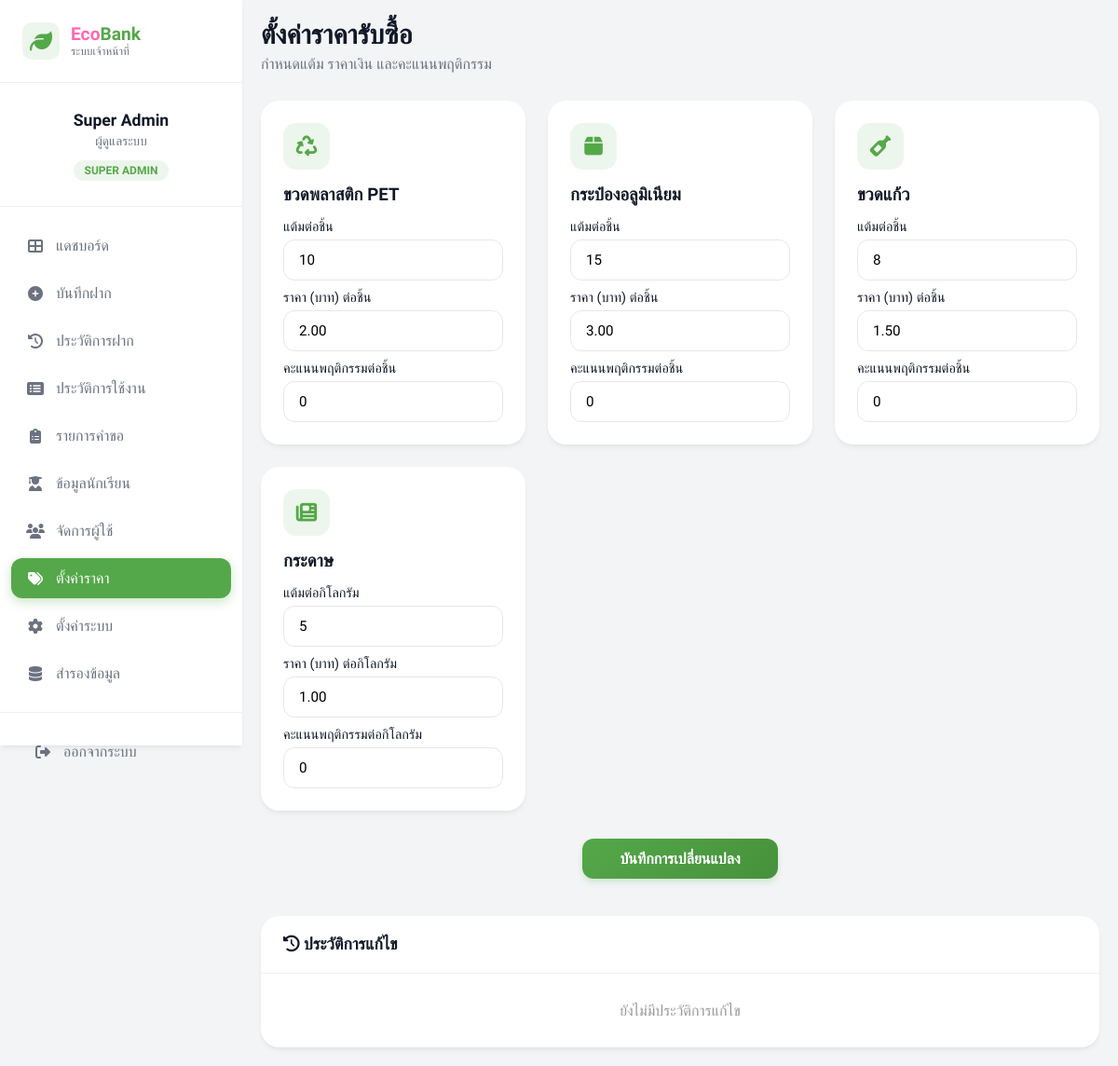
The page /superadmin/pricing.php (signed in) on the database its author committed.
### tables this page shows
CREATE TABLE `waste_types` (
  `id` int(11) NOT NULL,
  `code` varchar(50) NOT NULL,
  `name` varchar(100) NOT NULL,
  `price` decimal(10,2) DEFAULT 0.00,
  `points` int(11) DEFAULT 0,
  `unit` varchar(20) DEFAULT 'ชิ้น'
);

### superadmin/pricing.php (the view, shortened to what this page needs)
<?php
$pdo = Database::connect();
$pdo->setAttribute(PDO::ATTR_ERRMODE, PDO::ERRMODE_EXCEPTION);
$pdo->setAttribute(PDO::ATTR_DEFAULT_FETCH_MODE, PDO::FETCH_ASSOC);
$pdo->exec("CREATE TABLE IF NOT EXISTS waste_types (
    id INT AUTO_INCREMENT PRIMARY KEY,
    code VARCHAR(50) UNIQUE NOT NULL,
    name VARCHAR(100) NOT NULL,
    price DECIMAL(10, 2) DEFAULT 0.00,
    points INT DEFAULT 0,
    behavior_points INT DEFAULT 0,
    unit VARCHAR(20) DEFAULT 'ชิ้น'
)");
$pdo->exec("CREATE TABLE IF NOT EXISTS price_logs (
    id INT AUTO_INCREMENT PRIMARY KEY,
    waste_code VARCHAR(50) NOT NULL,
    old_price DECIMAL(10, 2),
    new_price DECIMAL(10, 2),
    old_points INT,
    new_points INT,
    old_behavior INT DEFAULT 0,
    new_behavior INT DEFAULT 0,
    updated_by INT,
    updated_at TIMESTAMP DEFAULT CURRENT_TIMESTAMP
)");
$columnsToCheck = [
    'waste_types' => [
        'behavior_points' => "INT DEFAULT 0"
    ],
    'price_logs' => [
        'old_behavior' => "INT DEFAULT 0",
        'new_behavior' => "INT DEFAULT 0"
    ]
];
foreach ($columnsToCheck as $table => $columns) {
    $existing = $pdo->query("SHOW COLUMNS FROM `$table`")->fetchAll(PDO::FETCH_COLUMN);
    foreach ($columns as $column => $definition) {
        if (!in_array($column, $existing, true)) {
            $pdo->exec("ALTER TABLE `$table` ADD COLUMN `$column` $definition");
        }
    }
}
$stmt = $pdo->query("SELECT * FROM waste_types ORDER BY id ASC");
$waste_types = $stmt->fetchAll();
$log_sql = "SELECT l.*, u.first_name, u.last_name, w.name as waste_name
            FROM price_logs l
            LEFT JOIN users u ON l.updated_by = u.id
            LEFT JOIN waste_types w ON l.waste_code COLLATE utf8mb4_general_ci = w.code COLLATE utf8mb4_general_ci
            ORDER BY l.updated_at DESC LIMIT 20";
$logs = $pdo->query($log_sql)->fetchAll();
function getIcon($code) {
    $icons = [
        'pet' => 'fa-recycle',
        'plastic' => 'fa-bottle-water',
        'glass' => 'fa-wine-bottle',
        'can' => 'fa-box',
        'paper' => 'fa-newspaper'
    ];
    return $icons[$code] ?? 'fa-trash';
}
function h($str) { return htmlspecialchars($str ?? '', ENT_QUOTES, 'UTF-8'); }
?>
<!DOCTYPE html>
<html lang="th">
<head>
    <link rel="stylesheet" href="superadmincss/superadmin.css">
    <link rel="stylesheet" href="https://cdnjs.cloudflare.com/ajax/libs/font-awesome/6.4.0/css/all.min.css">
</head>
<body class="admin-body">
    <aside class="sidebar">
        <div class="sidebar-header">
            <div class="logo-icon"><i class="fas fa-leaf"></i></div>
            <div class="logo-text">
                <span class="txt-pink">Eco</span><span class="txt-green">Bank</span>
                <small>ระบบเจ้าหน้าที่</small>
            </div>
        </div>
        <div class="admin-profile">
            <p class="admin-name"><?php echo h(($_SESSION['first_name'] ?? '') . ' ' . ($_SESSION['last_name'] ?? '')); ?></p>
            <p class="admin-role">ผู้ดูแลระบบ</p>
            <span class="badge-admin">SUPER ADMIN</span>
        </div>
        <?php include 'includes/bottom_nav.php'; ?>
        <div class="sidebar-footer"><a href="../logout.php" class="menu-item text-muted"><i class="fas fa-sign-out-alt"></i> ออกจากระบบ</a></div>
    </aside>
    <main class="main-content">
        <header class="page-header">
            <h1>ตั้งค่าราคารับซื้อ</h1>
            <p class="subtitle">กำหนดแต้ม ราคาเงิน และคะแนนพฤติกรรม</p>
        </header>
        <form method="POST">
            <div class="stats-grid">
                <?php foreach ($waste_types as $type): ?>
                <div class="content-card" style="padding: 24px;">
                    <div class="icon-wrapper bg-green txt-green"><i class="fas <?php echo h(getIcon($type['code'])); ?>"></i></div>
                    <h3><?php echo h($type['name']); ?></h3>
                    <div style="margin-top: 15px;">
                        <label style="display:block; margin-bottom: 5px; font-size: 0.9rem;">แต้มต่อ<?php echo h($type['unit']); ?></label>
                        <input type="number" step="1" min="0" name="points[<?php echo h($type['code']); ?>]" class="search-box points-input" data-code="<?php echo h($type['code']); ?>" value="<?php echo h($type['points']); ?>" required>
                    </div>
                    <div style="margin-top: 10px;">
                        <label style="display:block; margin-bottom: 5px; font-size: 0.9rem;">ราคา (บาท) ต่อ<?php echo h($type['unit']); ?></label>
                        <input type="number" step="0.01" min="0" name="price[<?php echo h($type['code']); ?>]" class="search-box price-input" data-code="<?php echo h($type['code']); ?>" value="<?php echo h($type['price']); ?>" required>
                    </div>
                    <div style="margin-top: 10px;">
                        <label style="display:block; margin-bottom: 5px; font-size: 0.9rem;">คะแนนพฤติกรรมต่อ<?php echo h($type['unit']); ?></label>
                        <input type="number" step="1" min="0" name="behavior_points[<?php echo h($type['code']); ?>]" class="search-box behavior-input" data-code="<?php echo h($type['code']); ?>" value="<?php echo h($type['behavior_points'] ?? 0); ?>" required>
                    </div>
                </div>
                <?php endforeach; ?>
            </div>
            <div style="text-align: center; margin-top: 20px;">
                <button type="submit" class="btn-primary" style="padding: 12px 40px;">บันทึกการเปลี่ยนแปลง</button>
            </div>
        </form>
        <div class="content-card" style="margin-top: 40px;">
            <div class="card-header">
                <h3><i class="fas fa-history"></i> ประวัติการแก้ไข</h3>
            </div>
            <div class="list-group">
                <?php if (count($logs) > 0): ?>
                    <table class="history-table">
                        <thead>
                            <tr>
                                <th>วัน/เวลา</th>
                                <th>ประเภทขยะ</th>
                                <th>แต้ม</th>
                                <th>ราคา (บาท)</th>
                                <th>คะแนนพฤติกรรม</th>
                                <th>ผู้แก้ไข</th>
                            </tr>
                        </thead>
                        <tbody>
                            <?php foreach ($logs as $log): ?>
                            <tr>
                                <td style="color: #666; font-size: 0.85rem;"><?php echo h(thai_date($log['updated_at'])); ?></td>
                                <td style="font-weight: 600;"><?php echo h($log['waste_name'] ?? $log['waste_code']); ?></td>
                                <td><?php echo number_format((float)$log['old_points']); ?> ➝ <?php echo number_format((float)$log['new_points']); ?></td>
                                <td><?php echo number_format((float)$log['old_price'], 2); ?> ➝ <?php echo number_format((float)$log['new_price'], 2); ?></td>
                                <td><?php echo number_format((float)($log['old_behavior'] ?? 0)); ?> ➝ <?php echo number_format((float)($log['new_behavior'] ?? 0)); ?></td>
                                <td><?php echo h(trim(($log['first_name'] ?? '') . ' ' . ($log['last_name'] ?? ''))); ?></td>
                            </tr>
                            <?php endforeach; ?>
                        </tbody>
                    </table>
                <?php else: ?>
                    <div style="padding: 30px; text-align: center; color: #999;">ยังไม่มีประวัติการแก้ไข</div>
                <?php endif; ?>
            </div>
        </div>
    </main>
</body>
</html>

### superadmin/includes/bottom_nav.php
<?php $current_page = basename($_SERVER['PHP_SELF']); ?>
       <nav class="sidebar-menu">
           <a href="superadmin.php" class="menu-item <?php echo ($current_page == 'superadmin.php') ? 'active' : ''; ?>">
               <i class="fas fa-th-large"></i> แดชบอร์ด
           </a>
           <a href="deposit.php" class="menu-item <?php echo ($current_page == 'deposit.php') ? 'active' : ''; ?>">
               <i class="fas fa-plus-circle"></i> บันทึกฝาก
           </a>
           <a href="history.php" class="menu-item <?php echo ($current_page == 'history.php') ? 'active' : ''; ?>">
               <i class="fas fa-history"></i> ประวัติการฝาก
           </a>
           <a href="logs.php" class="menu-item <?php echo ($current_page == 'logs.php') ? 'active' : ''; ?>">
               <i class="fas fa-list-alt"></i> ประวัติการใช้งาน
           </a>
           <a href="requests.php" class="menu-item <?php echo ($current_page == 'requests.php') ? 'active' : ''; ?>">
               <i class="fas fa-clipboard-list"></i> รายการคำขอ
           </a>
           <a href="students.php" class="menu-item <?php echo ($current_page == 'students.php') ? 'active' : ''; ?>">
               <i class="fas fa-user-graduate"></i> ข้อมูลนักเรียน
           </a>
           <a href="users.php" class="menu-item <?php echo ($current_page == 'users.php') ? 'active' : ''; ?>">
               <i class="fas fa-users"></i> จัดการผู้ใช้
           </a>
           <a href="pricing.php" class="menu-item <?php echo ($current_page == 'pricing.php') ? 'active' : ''; ?>">
               <i class="fas fa-tags"></i> ตั้งค่าราคา
           </a>
            <a href="settings.php" class="menu-item <?php echo ($current_page == 'settings.php') ? 'active' : ''; ?>">
               <i class="fas fa-cog"></i> ตั้งค่าระบบ
           </a>
           <a href="backup.php" class="menu-item <?php echo ($current_page == 'backup.php') ? 'active' : ''; ?>">
               <i class="fas fa-database"></i> สำรองข้อมูล
           </a>
       </nav>

### superadmin/superadmincss/superadmin.css (style rules this page uses)
:root { --green: #54a849; --pink: #FF69B4; --dark: #111827; --gray: #6b7280; --bg-light: #f3f4f6; --white: #ffffff; --shadow: 0 4px 6px -1px rgba(0, 0, 0, 0.05), 0 2px 4px -1px rgba(0, 0, 0, 0.03); --transition: all 0.3s ease; }
* { margin: 0; padding: 0; box-sizing: border-box; font-family: 'Sarabun', sans-serif; }
body.admin-body { background-color: var(--bg-light); color: var(--dark); display: flex; min-height: 100vh; }
.sidebar { width: 260px; background: var(--white); height: 100vh; position: fixed; left: 0; top: 0; box-shadow: var(--shadow); display: flex; flex-direction: column; z-index: 100; transition: width 0.3s ease; }
.sidebar-header { padding: 24px; display: flex; align-items: center; gap: 12px; border-bottom: 1px solid #f0f0f0; }
.logo-icon { font-size: 24px; color: var(--green); background: rgba(84, 168, 73, 0.1); width: 40px; height: 40px; border-radius: 10px; display: flex; align-items: center; justify-content: center; }
.logo-text { font-size: 1.2rem; font-weight: 800; line-height: 1.2; }
.logo-text small { display: block; font-size: 0.75rem; color: var(--gray); font-weight: 500; }
.admin-profile { padding: 30px 24px; text-align: center; border-bottom: 1px solid #f0f0f0; }
.admin-name { font-weight: 700; font-size: 1.1rem; margin-bottom: 4px; }
.admin-role { font-size: 0.85rem; color: var(--gray); margin-bottom: 12px; }
.badge-admin { background: rgba(84, 168, 73, 0.1); color: var(--green); padding: 4px 12px; border-radius: 20px; font-size: 0.75rem; font-weight: 600; }
.sidebar-menu { padding: 20px 12px; flex: 1; display: flex; flex-direction: column; gap: 8px; }
.menu-item { display: flex; align-items: center; gap: 12px; padding: 12px 16px; color: var(--gray); text-decoration: none; transition: var(--transition); font-weight: 500; border-radius: 12px; }
.menu-item:hover, .menu-item.active { background: var(--green); color: var(--white); box-shadow: 0 4px 12px rgba(84, 168, 73, 0.3); }
.menu-item i { width: 20px; text-align: center; }
.sidebar-footer { padding: 20px; border-top: 1px solid #f0f0f0; }
.main-content { margin-left: 260px; flex: 1; padding: 20px; transition: margin-left 0.3s ease; }
.page-header { margin-bottom: 30px; }
.page-header h1 { font-size: 1.8rem; font-weight: 700; color: var(--dark); }
.subtitle { color: var(--gray); margin-top: 4px; }
.stats-grid { display: grid; grid-template-columns: repeat(auto-fit, minmax(240px, 1fr)); gap: 24px; margin-bottom: 30px; }
.icon-wrapper { width: 50px; height: 50px; border-radius: 14px; display: flex; align-items: center; justify-content: center; font-size: 1.4rem; margin-bottom: 16px; }
.content-card { background: var(--white); border-radius: 20px; box-shadow: var(--shadow); overflow: hidden; }
.card-header { padding: 20px 24px; border-bottom: 1px solid #f0f0f0; display: flex; justify-content: space-between; align-items: center; }
.card-header h3 { font-size: 1.1rem; font-weight: 700; }
.list-group { padding: 0; }
.txt-green { color: var(--green); }
.txt-pink { color: var(--pink); }
.bg-green { background: rgba(84, 168, 73, 0.1); }
.search-box { width: 100%; padding: 12px 16px; border: 1px solid #e5e7eb; border-radius: 12px; outline: none; transition: var(--transition); font-size: 0.95rem; background: #fff; }
.btn-primary { background: linear-gradient(135deg, var(--green), #46913c); color: white; border: none; padding: 12px 28px; border-radius: 12px; cursor: pointer; font-weight: 600; font-size: 1rem; transition: all 0.3s cubic-bezier(0.4, 0, 0.2, 1); box-shadow: 0 4px 6px rgba(84, 168, 73, 0.2); display: inline-flex; align-items: center; gap: 8px; }

### rows shown on the page
waste_types: name "ขวดพลาสติก PET", unit "ชิ้น", points "10", price "2.00", behavior_points "0"
waste_types: name "กระป๋องอลูมิเนียม", unit "ชิ้น", points "15", price "3.00", behavior_points "0"
waste_types: name "ขวดแก้ว", unit "ชิ้น", points "8", price "1.50", behavior_points "0"
waste_types: name "กระดาษ", unit "กิโลกรัม", points "5", price "1.00", behavior_points "0"
